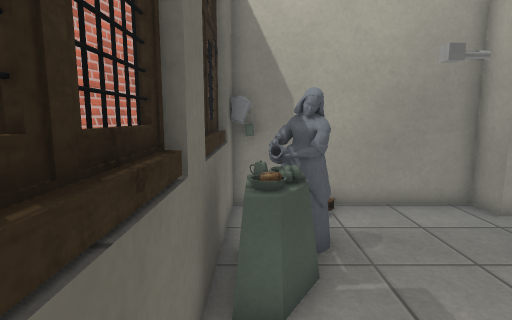
[1] (above)

12 first-person views from a walk through a 3-D level made in the Unity game engine. The camera is 1.4 m above the floor, tilts 8° down and sees 80° across. The floor is counted in squares, 0.5 m on a side. Each view is taken from the middle of a square. On the plan, view 1 faces up. The plan holds only what a view shows up to about 20 squares ahead; the rest is blank. The place goes on beyond the plan. The player is left out. Some surface patterns are stand-ins.

[2]
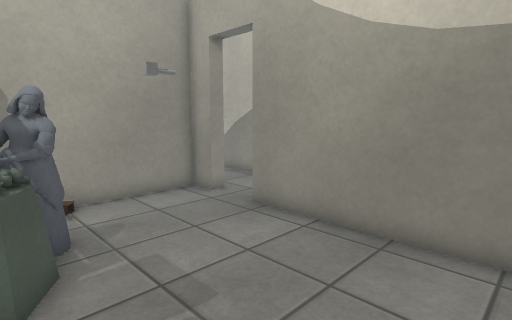

[3]
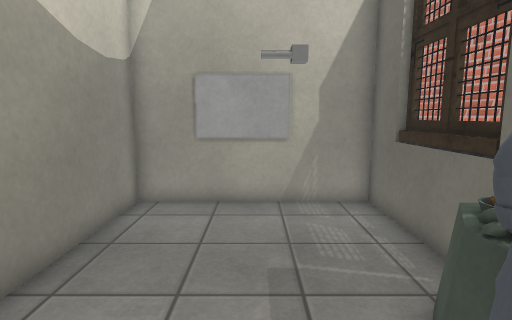

[4]
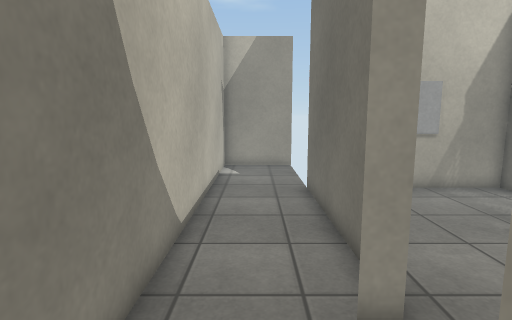

[5]
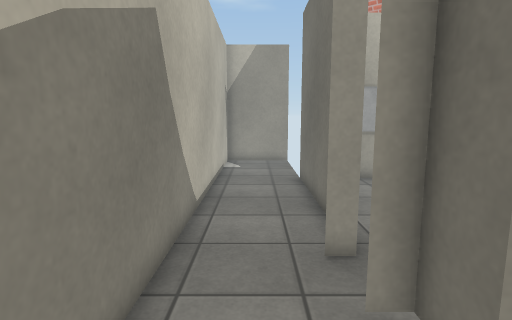

[6]
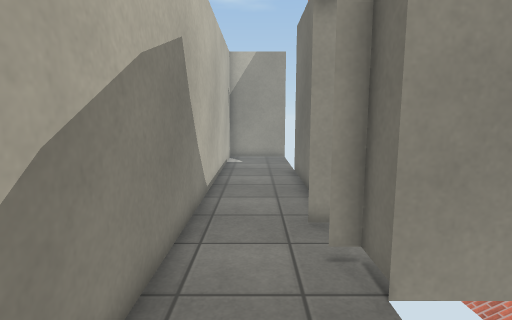

[7]
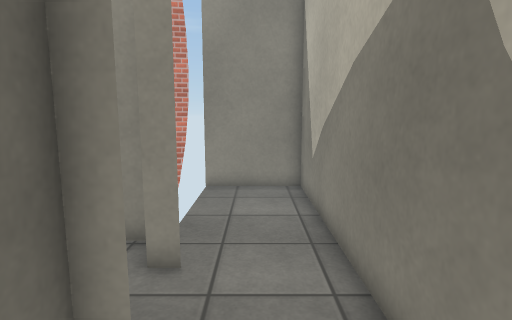

[8]
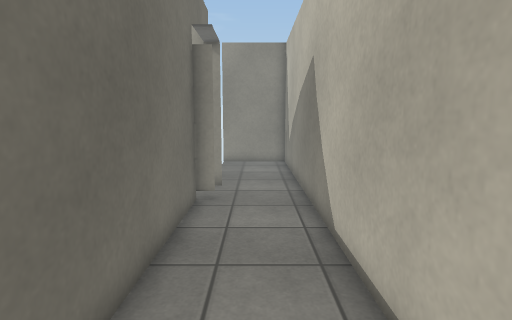

[9]
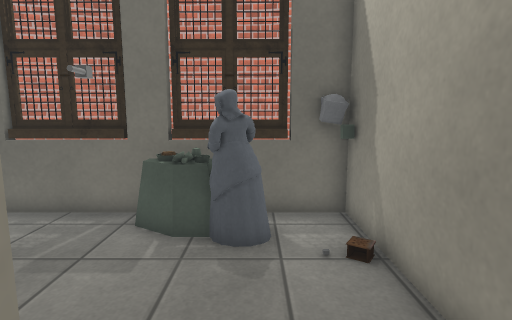

[10]
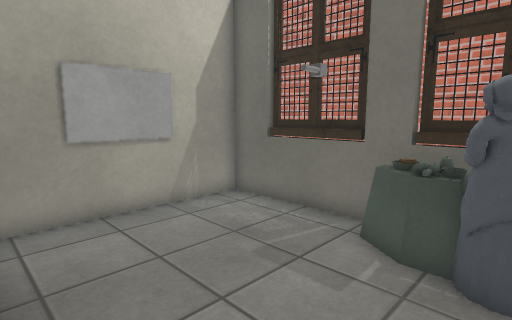

[11]
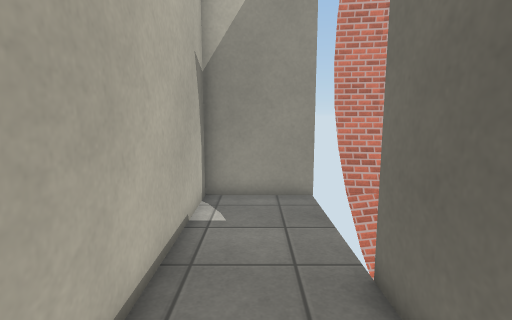

[12]
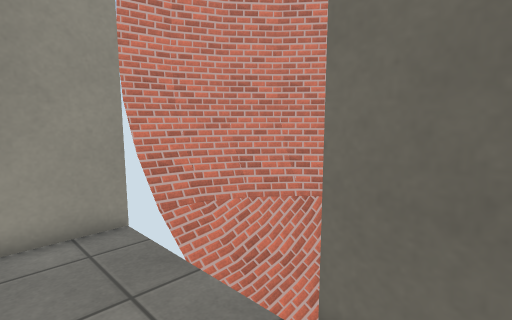

### Floor plan
Points are (right, up) in squares from view 1. A wall is a line through its corners. A room is listed if a view was taken in it or the views show most of it. See-through windows are left out.
Room 1 (views 1, 2, 3)
walls: (-0.8, 4) (-0.8, -1.5); (-1, 3.2) (-1, -0.1); (-0.8, 6.5) (-0.8, 5.5); (7, 8.4) (7, 9.7) (0.3, 9.7); (-0.7, -1.9) (7, -1.9) (7, 6.1)
low walls: (0.9, 5.6) (0.9, 5) (0.4, 4.1) (-0.2, 4.1); (0.3, 4) (-0.3, 4)
ways out: opening at (7, 7) to room 2; opening at (1, 8); gap at (0, 4)
objects: other object (0, 6) to (2, 7); other object (1, 6)
Room 2 (views 4, 5, 6, 7, 8, 9, 10, 11, 12)
walls: (7.7, 6.1) (7, 6.1) (7.7, 6.1); (7, 6.1) (7, -2); (7, 9.7) (7, 8.4) (7.7, 8.4) (7, 8.4); (6.9, -7.8) (10.8, -7.8) (10.8, 15.2) (6.9, 15.2)
ways out: opening at (7, 7) to room 1; gap at (7, -2)
Room 3 (no view inside)
walls: (-0.8, 5.5) (-0.8, 4); (-1.1, 5.5) (-1, 5); (-1, 6) (-1, 4.5)
low walls: (0.7, 4.7) (0.6, 5.3)

Where each view was taken, in squares from view 1:
view 1: 0 up, 0 right, facing up
view 2: 1 down, 0 right, facing up-right
view 3: 8 up, 3 right, facing down
view 4: 10 up, 9 right, facing down
view 5: 12 up, 9 right, facing down
view 6: 14 up, 9 right, facing down
view 7: 3 up, 9 right, facing up
view 8: 4 down, 9 right, facing up
view 9: 7 up, 8 right, facing left
view 10: 7 up, 7 right, facing down-left
view 11: 3 up, 9 right, facing down
view 12: 0 up, 10 right, facing down-left
